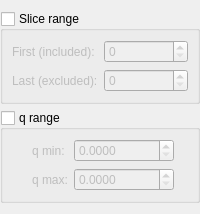
             <widget class="QWidget" name="dataSelectionWidget" native="true">
              <layout class="QVBoxLayout" name="verticalLayout_6">
               <property name="leftMargin">
                <number>0</number>
               </property>
               <property name="rightMargin">
                <number>0</number>
               </property>
               <item>
                <widget class="QGroupBox" name="sliceGroupBox">
                 <property name="maximumSize">
                  <size>
                   <width>16777215</width>
                   <height>16777215</height>
                  </size>
                 </property>
                 <property name="title">
                  <string>Slice range</string>
                 </property>
                 <property name="checkable">
                  <bool>true</bool>
                 </property>
                 <property name="checked">
                  <bool>false</bool>
                 </property>
                 <layout class="QFormLayout" name="formLayout_12">
                  <property name="formAlignment">
                   <set>Qt::AlignHCenter|Qt::AlignTop</set>
                  </property>
                  <item row="0" column="0">
                   <widget class="QLabel" name="firstSliceLabel">
                    <property name="text">
                     <string>First (included):</string>
                    </property>
                    <property name="buddy">
                     <cstring>firstSliceSpinBox</cstring>
                    </property>
                   </widget>
                  </item>
                  <item row="0" column="1">
                   <widget class="QSpinBox" name="firstSliceSpinBox">
                    <property name="maximumSize">
                     <size>
                      <width>100</width>
                      <height>16777215</height>
                     </size>
                    </property>
                    <property name="toolTip">
                     <string>Index of the first slice of the range</string>
                    </property>
                    <property name="maximum">
                     <number>100000</number>
                    </property>
                   </widget>
                  </item>
                  <item row="1" column="0">
                   <widget class="QLabel" name="lastSliceLabel">
                    <property name="text">
                     <string>Last (excluded):</string>
                    </property>
                    <property name="buddy">
                     <cstring>lastSliceSpinBox</cstring>
                    </property>
                   </widget>
                  </item>
                  <item row="1" column="1">
                   <widget class="QSpinBox" name="lastSliceSpinBox">
                    <property name="maximumSize">
                     <size>
                      <width>100</width>
                      <height>16777215</height>
                     </size>
                    </property>
                    <property name="toolTip">
                     <string>Index of the closing slice (excluded) of the range</string>
                    </property>
                    <property name="maximum">
                     <number>100000</number>
                    </property>
                   </widget>
                  </item>
                 </layout>
                </widget>
               </item>
               <item>
                <widget class="QGroupBox" name="qRangeGroupBox">
                 <property name="title">
                  <string>q range</string>
                 </property>
                 <property name="checkable">
                  <bool>true</bool>
                 </property>
                 <property name="checked">
                  <bool>false</bool>
                 </property>
                 <layout class="QFormLayout" name="formLayout_5">
                  <property name="formAlignment">
                   <set>Qt::AlignHCenter|Qt::AlignTop</set>
                  </property>
                  <item row="0" column="0">
                   <widget class="QLabel" name="qRangeMinLabel">
                    <property name="text">
                     <string>q min:</string>
                    </property>
                   </widget>
                  </item>
                  <item row="0" column="1">
                   <widget class="QDoubleSpinBox" name="qRangeMinDoubleSpinBox">
                    <property name="maximumSize">
                     <size>
                      <width>100</width>
                      <height>16777215</height>
                     </size>
                    </property>
                    <property name="decimals">
                     <number>4</number>
                    </property>
                    <property name="maximum">
                     <double>10000.000000000000000</double>
                    </property>
                   </widget>
                  </item>
                  <item row="1" column="0">
                   <widget class="QLabel" name="qRangeMaxLabel">
                    <property name="text">
                     <string>q max:</string>
                    </property>
                   </widget>
                  </item>
                  <item row="1" column="1">
                   <widget class="QDoubleSpinBox" name="qRangeMaxDoubleSpinBox">
                    <property name="maximumSize">
                     <size>
                      <width>100</width>
                      <height>16777215</height>
                     </size>
                    </property>
                    <property name="decimals">
                     <number>4</number>
                    </property>
                    <property name="maximum">
                     <double>10000.000000000000000</double>
                    </property>
                   </widget>
                  </item>
                 </layout>
                </widget>
               </item>
              </layout>
             </widget>
